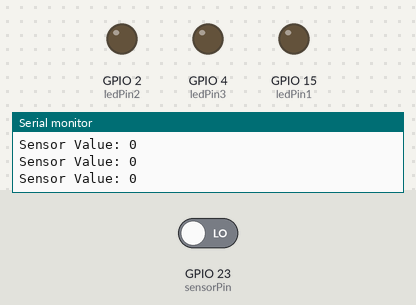
Simulated run of this sketch. Board: ESP32. Shown: output pins drawn as LEDs (lit = HIGH), the last lines printed to the serial monitor. The inputs (shaded band) are chosen by the test bench; at power-on: GPIO 23 (sensorPin) LOW.

Above: at 1.8 s.
1.9 s: GPIO 23 (sensorPin) driven HIGH
At 2.6 s:
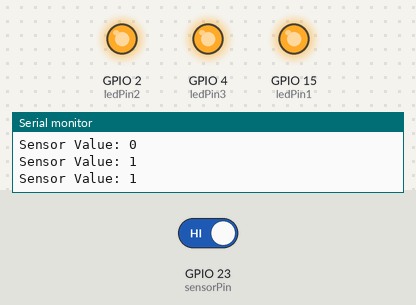
3.5 s: GPIO 23 (sensorPin) driven LOW
At 3.8 s:
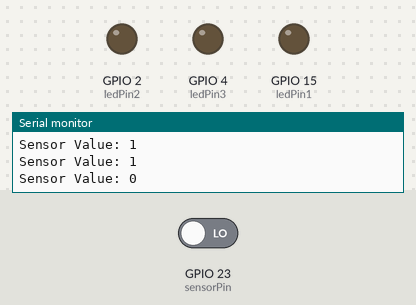
Timing chart, 0 to 6.5 s (numbered marks = the images above; inputs shaded):
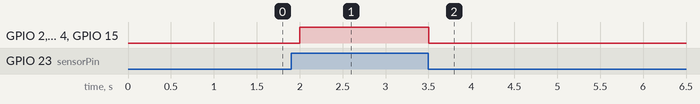

Measured:
- after the input at 1.9 s, GPIO 2 (ledPin2), GPIO 4 (ledPin3), GPIO 15 (ledPin1): LOW → HIGH after 0.10 s
- after the input at 3.5 s, GPIO 2 (ledPin2), GPIO 4 (ledPin3), GPIO 15 (ledPin1): HIGH → LOW at once

The sketch:

03_night_LED.ino
```cpp
// 腳位設定
int sensorPin = 23;   // 光敏模組
int ledPin1 = 15;     // LED1
int ledPin2 = 2;      // LED2
int ledPin3 = 4;      // LED3

void setup() {
  Serial.begin(115200);

  // 設定腳位模式
  pinMode(sensorPin, INPUT);
  pinMode(ledPin1, OUTPUT);
  pinMode(ledPin2, OUTPUT);
  pinMode(ledPin3, OUTPUT);
}

void loop() {
  // 讀取光敏模組的數位值
  int sensorValue = digitalRead(sensorPin);

  // 輸出到序列監控
  Serial.print("Sensor Value: ");
  Serial.println(sensorValue);

  if (sensorValue == 1) {
    // 光線微弱 → 三顆 LED 全亮
    digitalWrite(ledPin1, HIGH);
    digitalWrite(ledPin2, HIGH);
    digitalWrite(ledPin3, HIGH);
  } else {
    // 光線充足 → 三顆 LED 全滅
    digitalWrite(ledPin1, LOW);
    digitalWrite(ledPin2, LOW);
    digitalWrite(ledPin3, LOW);
  }

  delay(500); // 每 0.5 秒更新一次
}
```
